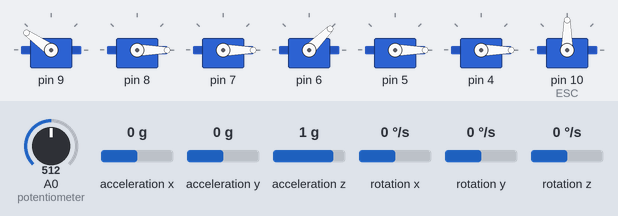
This sketch was run on a simulated Arduino Uno, built with avr-gcc and run on an emulated ATmega328P. Shown: 7 × servo. The inputs (shaded band) are chosen by the test bench; at power-on: acceleration x 0 g, A0 (potentiometer) = 512, acceleration y 0 g, acceleration z 1 g, rotation x 0 °/s, rotation y 0 °/s, rotation z 0 °/s. What the sketch prints to the serial monitor is not drawn.

Above: at 3.2 s.
3.3 s: acceleration x set to -1.4 g
At 3.7 s:
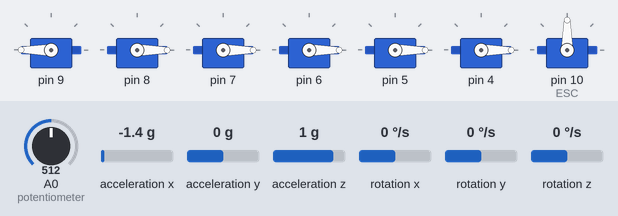
4.8 s: A0 (potentiometer) set to 716
At 6.0 s:
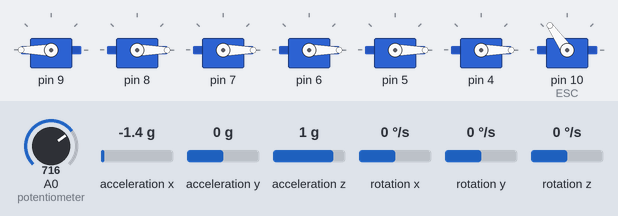
6.3 s: acceleration x set to 0.8 g
At 7.2 s:
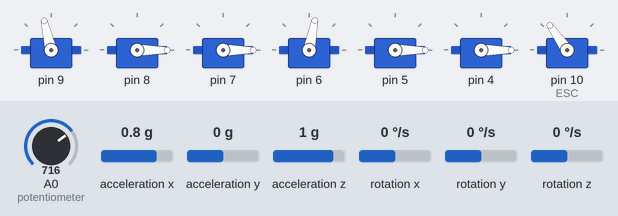
7.8 s: A0 (potentiometer) set to 992
At 8.4 s:
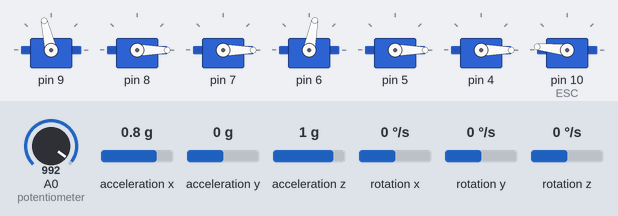
9.3 s: acceleration x set to -0.8 g
At 10.5 s:
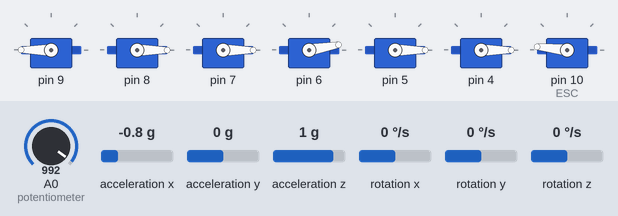
10.8 s: A0 (potentiometer) set to 306
At 11.7 s:
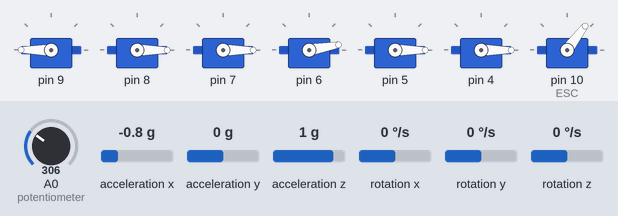
Timing chart, 0 to 13.3 s (numbered marks = the images above; inputs shaded):
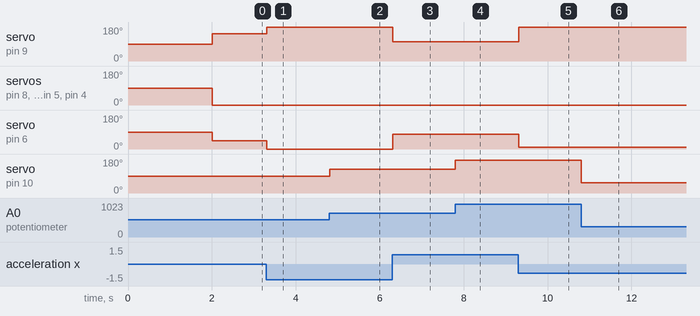

The sketch:

MPU_moves_all_servo_roll_Xaxis_test_document.ino
```cpp
#include <Wire.h>
#include <MPU6050.h>
#include <Servo.h>

Servo ESC ;

//I have 6 servos
Servo serv[6] ;

MPU6050 sensor ;

int potValue; //for the potentiometer controlling the ESC

//Sensor values
int16_t ax, ay, az ;
int16_t gx, gy, gz ;

//Transformation values for motors, Mark please double check these...
//I saw some transformations were off, so I assume giving 0 also means no transformation...
int16_t angle_min_x[6]={200, 0,   0,   0,   0,   90};
int16_t angle_max_x[6]={90,  120, 60,  90,  90,  0};
int16_t angle_min_y[6]={200, 0,   0,   90,  0,   0};
int16_t angle_max_y[6]={90,  0,   90,  0,   0,   90};

void setup() {
  for (int i=0; i<6; i++)
  {
    serv[i].attach(9-i); //attach Servo one to pin 9(D9)
    //I am sorry I didnt see how to format text in one println command... this print statement is hacky
    Serial.print("Attaching Servo ");
    Serial.print(i);
    Serial.print(" to pin D");
    Serial.print(9-i);
    Serial.print("\n");
  }
  ESC.attach(10,1000,2000) ;  //(pin, min pulse width, max pulse width in microseconds)

  Wire.begin();

  Serial.begin(115200) ;
  Serial.println("Initialising the sensor");

  sensor.initialize();

  Serial.println (sensor.testConnection()? "IMU Successfully Connected" : "IMU Connection Failed");

  delay (1000);

  Serial.println("Taking Values from IMU");

  delay(1000);
}

void loop() {

   potValue = analogRead(A0);   // reads the value of the potentiometer (value between 0 and 1023)
   potValue = map(potValue, 0, 1023, 0, 180);   // scale it to use it with the servo library (value between 0 and 180)
   ESC.write(potValue);    // Send the signal to the ESC

   sensor.getMotion6 (&ax,&ay,&az,&gx,&gy,&gz);
   for (int i=0; i<6; i++)
   {
     int16_t x = map(ax, -17000,17000,angle_min_x[i],angle_max_x[i]);
     int16_t y = map(ay, -17000,17000,angle_min_y[i],angle_min_y[i]);
     int16_t val1 = min(x,y);
     //Unneeded printstatements will slow down this code, possibly turn these off when you are done debugging
     Serial.println(i);
     Serial.println(x);
     Serial.println(y);
     serv[i].write(val1);
   }

}
```

Measured:
- after the input at 3.3 s, servo on pin 9: 145° → 180° at once; servo on pin 6: 45° → 0° at once
- after the input at 4.8 s, servo on pin 10 (ESC): 90° → 125° at once
- after the input at 6.3 s, servo on pin 9: 180° → 103° at once; servo on pin 6: 0° → 79° at once
- after the input at 7.8 s, servo on pin 10 (ESC): 125° → 174° at once
- after the input at 9.3 s, servo on pin 9: 103° → 180° at once; servo on pin 6: 79° → 10° at once
- after the input at 10.8 s, servo on pin 10 (ESC): 174° → 53° at once
